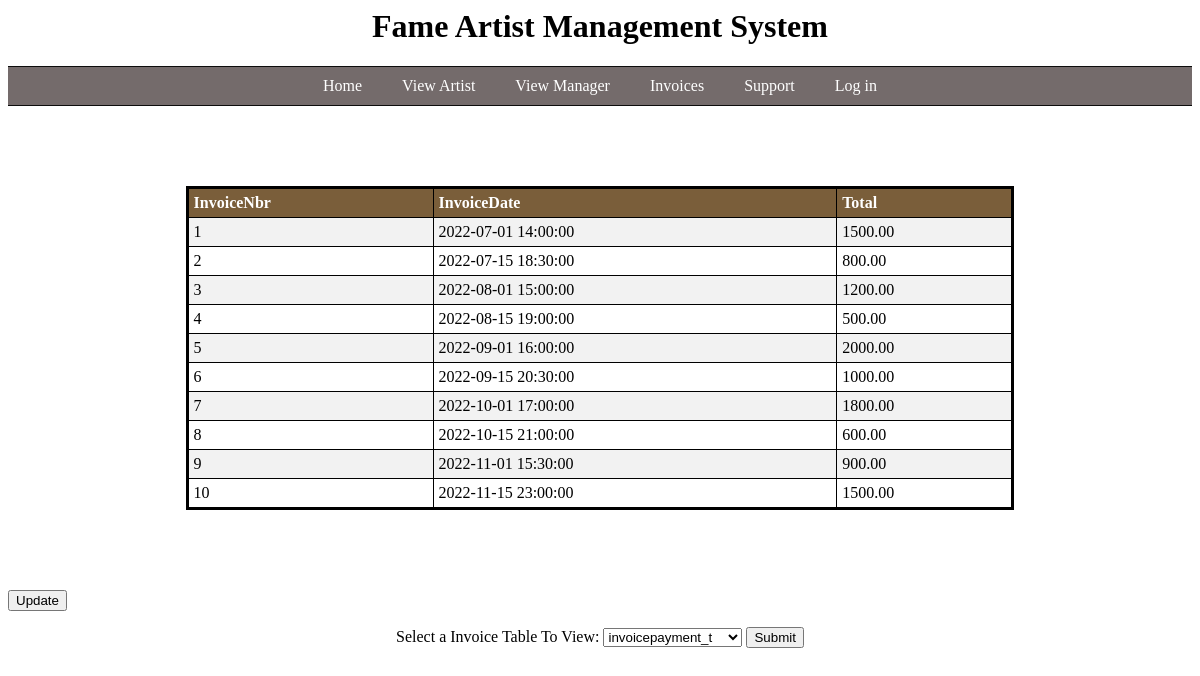
The app's page /Vinvoices.php with its own data.
### tables this page shows
CREATE TABLE `invoice_t` (
  `InvoiceNbr` int NOT NULL,
  `InvoiceDate` timestamp NULL DEFAULT NULL,
  `Total` decimal(12,2) DEFAULT NULL,
  PRIMARY KEY (`InvoiceNbr`)
);

### Vinvoices.php (the view, shortened to what this page needs)
<html>
<link rel="stylesheet" type="text/css" href="Styles.css">
    <head>
    <h1>Fame Artist Management System</h1>
        <nav>
            <ul>
                <li><a href="index.php">Home</a></li>
                <li><a href="Vartist.php">View Artist</a></li>
                <li><a href="Vmanager.php">View Manager</a></li>
                <li><a href="Vinvoices.php">Invoices</a></li>
                <li><a href= "Support.php">Support</a></li>
                <li><a href="login/Login.php">Log in</a></li>
            </ul>
        </nav>
    <hr>
    </head>
    <body>
   <?php
        $host = 'localhost';
        $dbname = 'case5';
        $username = 'root';
        $password = '';
        try {
            $conn = new PDO("mysql:host=$host;dbname=$dbname", $username, $password);
            $conn->setAttribute(PDO::ATTR_ERRMODE, PDO::ERRMODE_EXCEPTION);
        } catch(PDOException $e) {
            echo "Connection failed: " . $e->getMessage();
        }
            if ($_SERVER["REQUEST_METHOD"] == "POST") {
                if (isset($_POST["submit"])) {
                    $table = trim($_POST["table"]);
                    $select_sql = "SELECT * FROM `" . $table . "`";
                    $columns_sql = "SHOW COLUMNS FROM `" . $table . "`";
                    $select_result = $conn->prepare($select_sql);
                    $select_result->execute();
                    $columns_result = $conn->prepare($columns_sql);
                    $columns_result->execute();
                    if ($select_result->rowCount() > 0) {
                        echo "<table>";
                        echo "<tr>";
                        foreach ($columns_result->fetchAll(PDO::FETCH_COLUMN) as $column) {
                            echo "<th>" . $column . "</th>";
                        }
                        echo "</tr>";
                        while ($row = $select_result->fetch(PDO::FETCH_ASSOC)) {
                            echo "<tr>";
                            foreach ($row as $column) {
                                echo "<td>" . $column . "</td>";
                            }
                            echo "</tr>";
                        }
                        echo "</table>";
                    }
                }
            }
            else {
                $table = "invoice_t";
                $select_sql = "SELECT * FROM " . $table;
                $columns_sql = "SHOW COLUMNS FROM " . $table;
                $select_result = $conn->prepare($select_sql);
                $select_result->execute();
                $columns_result = $conn->prepare($columns_sql);
                $columns_result->execute();
                if ($select_result->rowCount() > 0) {
                    echo "<table>";
                    echo "<tr>";
                    foreach ($columns_result->fetchAll(PDO::FETCH_COLUMN) as $column) {
                        echo "<th>" . $column . "</th>";
                    }
                    echo "</tr>";
                    while ($row = $select_result->fetch(PDO::FETCH_ASSOC)) {
                        echo "<tr>";
                        foreach ($row as $column) {
                            echo "<td>" . $column . "</td>";
                        }
                        echo "</tr>";
                    }
                    echo "</table>";
                } else {
                    echo "0 results";
                }
            }
    ?>
        <div class="Udate">
            <form method="post" action="<?php echo htmlspecialchars($_SERVER["PHP_SELF"]); ?>">
                <input type="submit" name="Update" value="Update">
            </form>
        </div>
        <div class = "Tmenu">
            <form method="post" action="<?php echo htmlspecialchars($_SERVER["PHP_SELF"]); ?>">
                <label for="table">Select a Invoice Table To View:</label>
                <select name="table" id="table">
                    <?php
                        $tables = $conn->query(
                        "SELECT DISTINCT TABLE_NAME
                        FROM INFORMATION_SCHEMA.COLUMNS
                        WHERE COLUMN_NAME = 'invoiceNbr';");
                        foreach($tables as $table){
                            echo "<option value='". $table[0] ."'>". $table[0] ."</option>";
                        }
                    ?>
                </select>
                <input type="submit" name="submit" value="Submit">
            </form>
        </div>
    </body>
</html>

### Styles.css (style rules this page uses)
h1 { text-align: center; }
nav { background-color: #746b6b; color: #fff; display: flex; text-align: center; justify-content: center; padding: 10px; }
nav ul { display: flex; list-style: none; margin: 0; padding: 0; }
nav ul li { margin: 0 20px; }
nav ul li a { color: #fff; text-decoration: none; }
hr { border: none; border-top: 1px solid #0c0c0c; margin: 0px 0; }
.Tmenu { text-align: center; }
table { border: 3px solid black; margin: 5em auto; border-collapse: collapse; width: 70%; }
th, td { text-align: left; padding: 5px; border: 1.5px solid black; }
th { background-color: #7a5e3a; color: white; }
tr:nth-child(even) { background-color: #f2f2f2; }

### records on screen
invoice_t: InvoiceNbr "1", InvoiceDate "2022-07-01 14:00:00", Total "1500.00"
invoice_t: InvoiceNbr "2", InvoiceDate "2022-07-15 18:30:00", Total "800.00"
invoice_t: InvoiceNbr "3", InvoiceDate "2022-08-01 15:00:00", Total "1200.00"
invoice_t: InvoiceNbr "4", InvoiceDate "2022-08-15 19:00:00", Total "500.00"
invoice_t: InvoiceNbr "5", InvoiceDate "2022-09-01 16:00:00", Total "2000.00"
invoice_t: InvoiceNbr "6", InvoiceDate "2022-09-15 20:30:00", Total "1000.00"
invoice_t: InvoiceNbr "7", InvoiceDate "2022-10-01 17:00:00", Total "1800.00"
invoice_t: InvoiceNbr "8", InvoiceDate "2022-10-15 21:00:00", Total "600.00"
invoice_t: InvoiceNbr "9", InvoiceDate "2022-11-01 15:30:00", Total "900.00"
invoice_t: InvoiceNbr "10", InvoiceDate "2022-11-15 23:00:00", Total "1500.00"

### other values on screen
$column "InvoiceNbr"
$column "InvoiceDate"
$column "Total"
form field table "invoicepayment_t"
